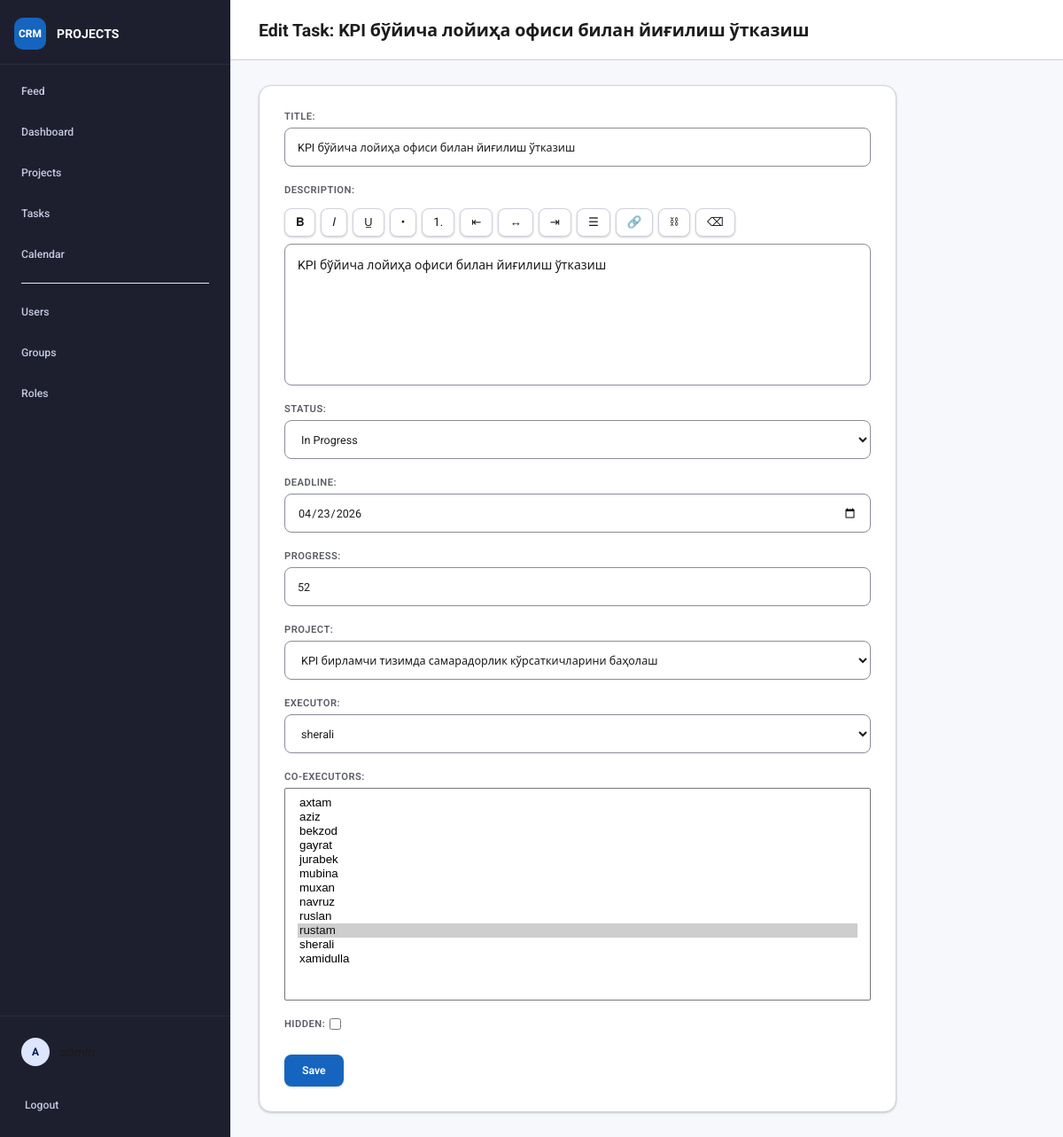
The app's page /tasks/27/edit/ (signed in) with its own data.
### projects/models.py (models this page shows, shortened)
class Task(models.Model):
    title = models.CharField(max_length=200)
    description = models.TextField(blank=True)
    status = models.CharField(
        max_length=20,
        choices=TaskStatus.choices,
        default=TaskStatus.TODO,
    )
    deadline = models.DateField(null=True, blank=True)
    progress = models.IntegerField(default=0, validators=[MinValueValidator(0), MaxValueValidator(100)])
    project = models.ForeignKey(Project, on_delete=models.CASCADE, related_name="tasks")
    owner = models.ForeignKey(
        User,
        on_delete=models.SET_NULL,
        null=True,
        blank=True,
        related_name="owned_tasks",
    )
    executor = models.ForeignKey(
        User,
        on_delete=models.SET_NULL,
        null=True,
        blank=True,
        related_name="assigned_tasks",
    )
    co_executors = models.ManyToManyField(User, blank=True, related_name="supporting_tasks")
    hidden = models.BooleanField(default=False)
    created_at = models.DateTimeField(auto_now_add=True)
    updated_at = models.DateTimeField(auto_now=True)
    class Meta:
        ordering = ["deadline", "title"]

### projects/views.py (the view)
# urls.py: path("tasks/<int:pk>/edit/", views.task_update, name="task_update"),
@login_required
def task_update(request, pk):
    task = get_object_or_404(Task, pk=pk)
    if not (is_admin_role(request.user) or task.can_update_status(request.user)):
        if task.owner_id != request.user.id:
            return forbidden_response(request, "Only task participants or the task owner can edit this task.")
    form = TaskForm(request.POST or None, instance=task, user=request.user)
    if form.is_valid():
        form.save()
        return redirect("task_list")
    return render(request, "projects/task_form.html", {"form": form, "form_title": f"Edit Task: {task.title}"})

### projects/current_user.py (called while the page is built)
def set_current_user(user):
    return _current_user.set(user)

def reset_current_user(token):
    _current_user.reset(token)

### projects/models.py (called while the page is built)
    def __str__(self):
        return self.title

### projects/views.py (called while the page is built)
def has_role(user, role_name):
    if not user.is_authenticated:
        return False
    return user.roles.filter(name__iexact=role_name).exists() or user.is_superuser

def is_admin_role(user):
    return has_role(user, "admin")

### projects/templates/projects/task_form.html (shortened to what this page needs)
{% extends "projects/base.html" %}
{% block page_header %}
<div class="page-header">
    <h1>{{ form_title }}</h1>
</div>
{% endblock %}
{% block content %}
<form method="post" class="entity-form">
    {% for field in form %}
    {% if field.is_hidden %}
    {% else %}
    <div class="field-group{% if field.errors %} field-group--error{% endif %}{% if field.field.widget.input_type == 'checkbox' %} field-group--inline{% endif %}">
        {{ field.label_tag }}
        {% if field.name == 'description' %}
        <div class="wysiwyg-field" data-wysiwyg-field>
            <div class="wysiwyg-toolbar" data-wysiwyg-toolbar>
                <button type="button" data-wysiwyg-command="bold"><span class="wysiwyg-icon" aria-hidden="true">𝐁</span><span class="sr-only">Bold</span></button>
                <button type="button" data-wysiwyg-command="italic"><span class="wysiwyg-icon" aria-hidden="true">𝐼</span><span class="sr-only">Italic</span></button>
                <button type="button" data-wysiwyg-command="underline"><span class="wysiwyg-icon" aria-hidden="true">U̲</span><span class="sr-only">Underline</span></button>
                <button type="button" data-wysiwyg-command="insertUnorderedList"><span class="wysiwyg-icon" aria-hidden="true">•</span><span class="sr-only">Bulleted list</span></button>
                <button type="button" data-wysiwyg-command="insertOrderedList"><span class="wysiwyg-icon" aria-hidden="true">1.</span><span class="sr-only">Numbered list</span></button>
                <button type="button" data-wysiwyg-command="justifyLeft"><span class="wysiwyg-icon" aria-hidden="true">⇤</span><span class="sr-only">Align left</span></button>
                <button type="button" data-wysiwyg-command="justifyCenter"><span class="wysiwyg-icon" aria-hidden="true">↔</span><span class="sr-only">Align center</span></button>
                <button type="button" data-wysiwyg-command="justifyRight"><span class="wysiwyg-icon" aria-hidden="true">⇥</span><span class="sr-only">Align right</span></button>
                <button type="button" data-wysiwyg-command="justifyFull"><span class="wysiwyg-icon" aria-hidden="true">☰</span><span class="sr-only">Justify</span></button>
                <button type="button" data-wysiwyg-command="createLink"><span class="wysiwyg-icon" aria-hidden="true">🔗</span><span class="sr-only">Insert link</span></button>
                <button type="button" data-wysiwyg-command="unlink"><span class="wysiwyg-icon" aria-hidden="true">⛓</span><span class="sr-only">Remove link</span></button>
                <button type="button" data-wysiwyg-command="removeFormat"><span class="wysiwyg-icon" aria-hidden="true">⌫</span><span class="sr-only">Clear formatting</span></button>
            </div>
            <div class="wysiwyg-editor" contenteditable="true" data-wysiwyg-editor></div>
        </div>
        {% else %}
        {{ field }}
        {% endif %}
    </div>
    {% endif %}
    {% endfor %}
    <button type="submit">Save</button>
</form>
{% endblock %}

### projects/templates/projects/base.html (shortened to what this page needs)
{% load static %}
{% load role_tags %}
<!DOCTYPE html>
<html lang="en">
<head>
    <link rel="stylesheet" href="{% static 'projects/css/style.css' %}" />
</head>
<body class="{% block body_class %}app-body{% endblock %}">
<div class="app-shell">
    {% block header %}
    <aside class="sidebar">
        <div class="sidebar-brand">
            <div class="brand-icon">CRM</div>
            <div>
                <div class="brand-title">PROJECTS</div>
            </div>
        </div>
        <nav class="sidebar-nav">
            <a class="sidebar-link" href="{% url 'home' %}">
                <span class="nav-label">Feed</span>
            </a>
            <a class="sidebar-link" href="{% url 'dashboard' %}">
                <span class="nav-label">Dashboard</span>
            </a>
            <a class="sidebar-link" href="{% url 'project_list' %}">
                <span class="nav-label">Projects</span>
            </a>
            <a class="sidebar-link" href="{% url 'task_list' %}">
                <span class="nav-label">Tasks</span>
            </a>
            <a class="sidebar-link" href="{% url 'calendar' %}">
                <span class="nav-label">Calendar</span>
            </a>
            {% if user.is_staff or user.is_superuser or user|has_role:'admin' %}
                <div class="nav-divider" style="height: 1px; background: var(--md-surface-variant); margin: 8px 16px;"></div>
                <a class="sidebar-link" href="{% url 'user_list' %}">
                    <span class="nav-label">Users</span>
                </a>
                <a class="sidebar-link" href="{% url 'group_list' %}">
                    <span class="nav-label">Groups</span>
                </a>
                <a class="sidebar-link" href="{% url 'role_list' %}">
                    <span class="nav-label">Roles</span>
                </a>
            {% endif %}
        </nav>
        <div class="sidebar-footer" style="margin-top: auto; padding: 12px;">
            {% if user.is_authenticated %}
                <div class="user-info" style="padding: 12px; display: flex; align-items: center; gap: 12px; margin-bottom: 8px;">
                    <div class="user-avatar" style="width: 32px; height: 32px; border-radius: 16px; background: var(--md-primary-container); display: flex; align-items: center; justify-content: center; font-weight: 700;">{{ user.username|first|upper }}</div>
                    <span style="font-weight: 500;">{{ user.username }}</span>
                </div>
                <a class="sidebar-link" href="{% url 'logout' %}" style="height: 48px;">Logout</a>
            {% else %}
                <a class="sidebar-link" href="{% url 'login' %}">Login</a>
            {% endif %}
        </div>
    </aside>
    {% endblock %}
    <div class="workspace">
        {% block page_header %}{% endblock %}
        <main class="workspace-content">
            <div class="container page-container">
                {% block content %}{% endblock %}
            </div>
        </main>
    </div>
</div>
</body>
</html>

### records on screen
Task: form "KPI бўйича лойиҳа офиси билан йиғилиш ўтказиш" "In Progress" "04/23/2026" "52" "KPI бирламчи тизимда самарадорлик кўрсаткичларини баҳолаш" "sherali"

### other values on screen
{{ user.username|first|upper }} "A"
{{ field.label_tag }} "TITLE:" "DESCRIPTION:" "STATUS:" "DEADLINE:" "PROGRESS:" "PROJECT:" "EXECUTOR:" "CO-EXECUTORS:" "HIDDEN:"
